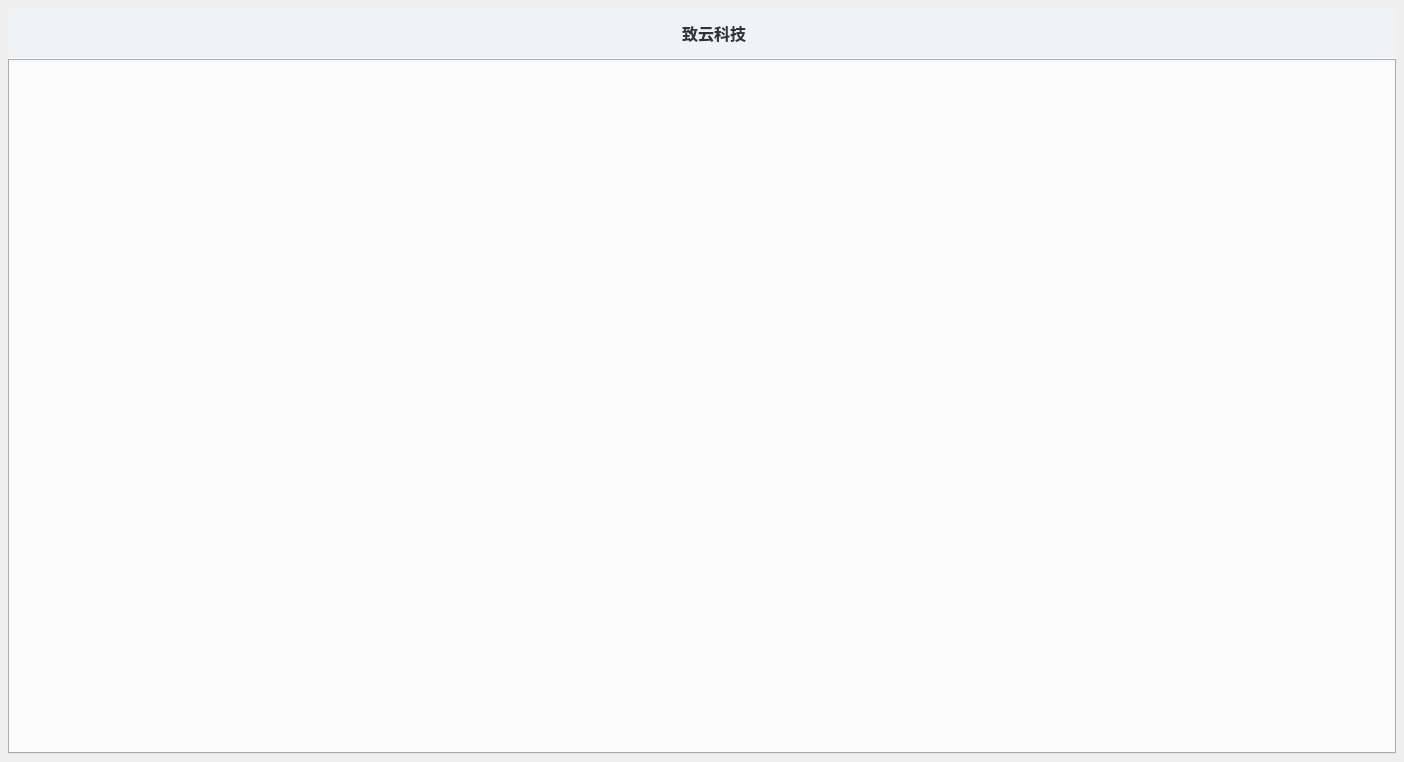
<?xml version="1.0" encoding="UTF-8"?>
<ui version="4.0">
 <class>ZBrowserClass</class>
 <widget class="QWidget" name="ZBrowserClass">
  <property name="geometry">
   <rect>
    <x>0</x>
    <y>0</y>
    <width>1404</width>
    <height>762</height>
   </rect>
  </property>
  <property name="windowTitle">
   <string>ZBrowser</string>
  </property>
  <layout class="QGridLayout" name="gridLayout">
   <property name="leftMargin">
    <number>8</number>
   </property>
   <property name="topMargin">
    <number>8</number>
   </property>
   <property name="rightMargin">
    <number>8</number>
   </property>
   <property name="bottomMargin">
    <number>8</number>
   </property>
   <property name="spacing">
    <number>0</number>
   </property>
   <item row="0" column="0">
    <widget class="QFrame" name="browserFrame">
     <property name="styleSheet">
      <string notr="true">QFrame#browserFrame{background-color: rgb(239, 243, 245);
border-radius:4px;
}</string>
     </property>
     <property name="frameShape">
      <enum>QFrame::StyledPanel</enum>
     </property>
     <property name="frameShadow">
      <enum>QFrame::Raised</enum>
     </property>
     <layout class="QVBoxLayout" name="verticalLayout">
      <property name="spacing">
       <number>0</number>
      </property>
      <property name="leftMargin">
       <number>0</number>
      </property>
      <property name="topMargin">
       <number>0</number>
      </property>
      <property name="rightMargin">
       <number>0</number>
      </property>
      <property name="bottomMargin">
       <number>0</number>
      </property>
      <item>
       <widget class="QFrame" name="frame">
        <property name="minimumSize">
         <size>
          <width>0</width>
          <height>50</height>
         </size>
        </property>
        <property name="maximumSize">
         <size>
          <width>16777215</width>
          <height>50</height>
         </size>
        </property>
        <property name="styleSheet">
         <string notr="true">border-radius:4px;</string>
        </property>
        <property name="frameShape">
         <enum>QFrame::StyledPanel</enum>
        </property>
        <property name="frameShadow">
         <enum>QFrame::Raised</enum>
        </property>
        <layout class="QHBoxLayout" name="horizontalLayout">
         <property name="spacing">
          <number>0</number>
         </property>
         <property name="leftMargin">
          <number>21</number>
         </property>
         <property name="topMargin">
          <number>0</number>
         </property>
         <property name="rightMargin">
          <number>9</number>
         </property>
         <property name="bottomMargin">
          <number>0</number>
         </property>
         <item>
          <widget class="QPushButton" name="backPushButton">
           <property name="enabled">
            <bool>false</bool>
           </property>
           <property name="minimumSize">
            <size>
             <width>29</width>
             <height>22</height>
            </size>
           </property>
           <property name="maximumSize">
            <size>
             <width>29</width>
             <height>22</height>
            </size>
           </property>
           <property name="styleSheet">
            <string notr="true">QPushButton{
	border-image: url(:/Image/left_nor.png);
}
QPushButton:hover,pressed{
	border-image: url(:/Image/left_hov.png);
}
QPushButton:!enabled{
	border-image: url(:/Image/left_off.png);
}</string>
           </property>
           <property name="text">
            <string/>
           </property>
           <property name="iconSize">
            <size>
             <width>8</width>
             <height>14</height>
            </size>
           </property>
          </widget>
         </item>
         <item>
          <widget class="QPushButton" name="forwardPushButton">
           <property name="enabled">
            <bool>false</bool>
           </property>
           <property name="minimumSize">
            <size>
             <width>29</width>
             <height>22</height>
            </size>
           </property>
           <property name="maximumSize">
            <size>
             <width>29</width>
             <height>22</height>
            </size>
           </property>
           <property name="styleSheet">
            <string notr="true">QPushButton{
	border-image: url(:/Image/right_nor.png);
}
QPushButton:hover,pressed{
	
	border-image: url(:/Image/right_hov.png);
}
QPushButton:!enabled{
	border-image: url(:/Image/right_off.png);
}</string>
           </property>
           <property name="text">
            <string/>
           </property>
          </widget>
         </item>
         <item>
          <spacer name="horizontalSpacer">
           <property name="orientation">
            <enum>Qt::Horizontal</enum>
           </property>
           <property name="sizeType">
            <enum>QSizePolicy::Maximum</enum>
           </property>
           <property name="sizeHint" stdset="0">
            <size>
             <width>20</width>
             <height>17</height>
            </size>
           </property>
          </spacer>
         </item>
         <item>
          <widget class="QPushButton" name="flushPushButton">
           <property name="minimumSize">
            <size>
             <width>30</width>
             <height>24</height>
            </size>
           </property>
           <property name="maximumSize">
            <size>
             <width>30</width>
             <height>24</height>
            </size>
           </property>
           <property name="styleSheet">
            <string notr="true">QPushButton{
	border-image: url(:/Image/refresh_nor.png);
}
QPushButton:hover,pressed{
	border-image: url(:/Image/refresh_hov.png);
}</string>
           </property>
           <property name="text">
            <string/>
           </property>
          </widget>
         </item>
         <item>
          <spacer name="horizontalSpacer_2">
           <property name="orientation">
            <enum>Qt::Horizontal</enum>
           </property>
           <property name="sizeHint" stdset="0">
            <size>
             <width>40</width>
             <height>20</height>
            </size>
           </property>
          </spacer>
         </item>
         <item>
          <widget class="QLabel" name="name_label">
           <property name="sizePolicy">
            <sizepolicy hsizetype="Expanding" vsizetype="Preferred">
             <horstretch>0</horstretch>
             <verstretch>0</verstretch>
            </sizepolicy>
           </property>
           <property name="minimumSize">
            <size>
             <width>0</width>
             <height>40</height>
            </size>
           </property>
           <property name="maximumSize">
            <size>
             <width>16777215</width>
             <height>40</height>
            </size>
           </property>
           <property name="styleSheet">
            <string notr="true">font-size:16px;
font-family:Microsoft YaHei;
font-weight:bold;
color:rgba(51,51,51,1);</string>
           </property>
           <property name="text">
            <string>致云科技</string>
           </property>
           <property name="textFormat">
            <enum>Qt::AutoText</enum>
           </property>
           <property name="alignment">
            <set>Qt::AlignCenter</set>
           </property>
          </widget>
         </item>
         <item>
          <spacer name="horizontalSpacer_3">
           <property name="orientation">
            <enum>Qt::Horizontal</enum>
           </property>
           <property name="sizeHint" stdset="0">
            <size>
             <width>40</width>
             <height>20</height>
            </size>
           </property>
          </spacer>
         </item>
         <item>
          <widget class="QPushButton" name="miniPushButton">
           <property name="minimumSize">
            <size>
             <width>32</width>
             <height>28</height>
            </size>
           </property>
           <property name="maximumSize">
            <size>
             <width>32</width>
             <height>28</height>
            </size>
           </property>
           <property name="styleSheet">
            <string notr="true">QPushButton{
	
	border-image: url(:/Image/browser_mini_nor.png);
}
QPushButton:hover,pressed{
border-image: url(:/Image/browser_mini_hov.png);
}</string>
           </property>
           <property name="text">
            <string/>
           </property>
           <property name="iconSize">
            <size>
             <width>4</width>
             <height>14</height>
            </size>
           </property>
          </widget>
         </item>
         <item>
          <widget class="QPushButton" name="maxPushButton">
           <property name="minimumSize">
            <size>
             <width>32</width>
             <height>28</height>
            </size>
           </property>
           <property name="maximumSize">
            <size>
             <width>32</width>
             <height>28</height>
            </size>
           </property>
           <property name="styleSheet">
            <string notr="true">QPushButton{
border-image: url(:/Image/browser_max_nor.png);
}
QPushButton:hover,pressed{
border-image: url(:/Image/browser_max_hov.png);
}</string>
           </property>
           <property name="text">
            <string/>
           </property>
           <property name="iconSize">
            <size>
             <width>14</width>
             <height>14</height>
            </size>
           </property>
          </widget>
         </item>
         <item>
          <widget class="QPushButton" name="closePushButton">
           <property name="minimumSize">
            <size>
             <width>32</width>
             <height>28</height>
            </size>
           </property>
           <property name="maximumSize">
            <size>
             <width>32</width>
             <height>28</height>
            </size>
           </property>
           <property name="styleSheet">
            <string notr="true">QPushButton{
border-image: url(:/Image/browser_close_nor.png);
}
QPushButton:hover,pressed{
border-image: url(:/Image/browser_close_hov.png);
}</string>
           </property>
           <property name="text">
            <string/>
           </property>
          </widget>
         </item>
        </layout>
       </widget>
      </item>
      <item>
       <widget class="QWidget" name="widget" native="true">
        <layout class="QVBoxLayout" name="verticalLayout_2">
         <property name="spacing">
          <number>0</number>
         </property>
         <property name="leftMargin">
          <number>0</number>
         </property>
         <property name="topMargin">
          <number>0</number>
         </property>
         <property name="rightMargin">
          <number>0</number>
         </property>
         <property name="bottomMargin">
          <number>0</number>
         </property>
         <item>
          <widget class="QProgressBar" name="progressBar">
           <property name="maximumSize">
            <size>
             <width>16777215</width>
             <height>1</height>
            </size>
           </property>
           <property name="styleSheet">
            <string notr="true">QProgressBar {border: 0px } QProgressBar::chunk { background-color: red; }</string>
           </property>
           <property name="value">
            <number>0</number>
           </property>
           <property name="textVisible">
            <bool>false</bool>
           </property>
          </widget>
         </item>
         <item>
          <widget class="WebTabWidget" name="tabWidget">
           <property name="enabled">
            <bool>true</bool>
           </property>
           <property name="styleSheet">
            <string notr="true">QTabWidget::tab-bar {
    left: 60px;
	background:rgb(235,235,235);
}
</string>
           </property>
           <property name="currentIndex">
            <number>-1</number>
           </property>
          </widget>
         </item>
        </layout>
       </widget>
      </item>
     </layout>
    </widget>
   </item>
  </layout>
 </widget>
 <layoutdefault spacing="6" margin="11"/>
 <customwidgets>
  <customwidget>
   <class>WebTabWidget</class>
   <extends>QTabWidget</extends>
   <header>webtabwidget.h</header>
   <container>1</container>
  </customwidget>
 </customwidgets>
 <resources>
  <include location="ZBrowserResource.qrc"/>
 </resources>
 <connections/>
</ui>
